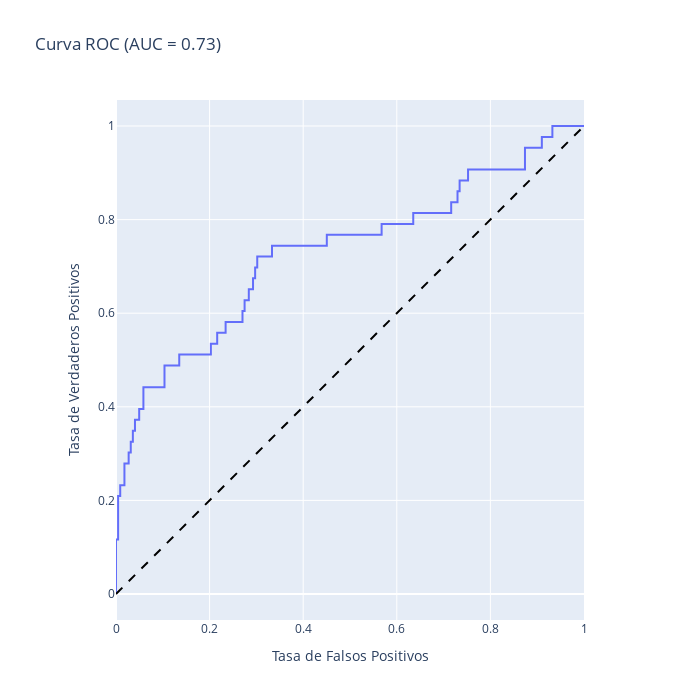

Write notebook code for a chart like this one.
### Code cell
fig, auc_roc = show_auc_roc(model_smote, X_test, y_test)
fig

### Figure 1 — Plotly figure (JSON) as saved in the notebook; plotly's stock layout.template omitted (floating-point values rounded to 4 significant figures)
{"data": [{"hovertemplate": "Tasa de Falsos Positivos=%{x}<br>Tasa de Verdaderos Positivos=%{y}<extra></extra>", "legendgroup": "", "line": {"color": "#636efa", "dash": "solid"}, "marker": {"symbol": "circle"}, "mode": "lines", "name": "", "orientation": "v", "showlegend": false, "type": "scatter", "x": [0.0, 0.0, 0.0, 0.004505, 0.004505, 0.009009, 0.009009, 0.01802, 0.01802, 0.02703, 0.02703, 0.03153, 0.03153, 0.03604, 0.03604, 0.04054, 0.04054, 0.04955, 0.04955, 0.05856, 0.05856, 0.1036, 0.1036, 0.1351, 0.1351, 0.2027, 0.2027, 0.2162, 0.2162, 0.2342, 0.2342, 0.2703, 0.2703, 0.2748, 0.2748, 0.2838, 0.2838, 0.2928, 0.2928, 0.2973, 0.2973, 0.3018, 0.3018, 0.3333, 0.3333, 0.4505, 0.4505, 0.5676, 0.5676, 0.6351, 0.6351, 0.7162, 0.7162, 0.7297, 0.7297, 0.7342, 0.7342, 0.7523, 0.7523, 0.8739, 0.8739, 0.9099, 0.9099, 0.9324, 0.9324, 1.0], "xaxis": "x", "y": [0.0, 0.02326, 0.1163, 0.1163, 0.2093, 0.2093, 0.2326, 0.2326, 0.2791, 0.2791, 0.3023, 0.3023, 0.3256, 0.3256, 0.3488, 0.3488, 0.3721, 0.3721, 0.3953, 0.3953, 0.4419, 0.4419, 0.4884, 0.4884, 0.5116, 0.5116, 0.5349, 0.5349, 0.5581, 0.5581, 0.5814, 0.5814, 0.6047, 0.6047, 0.6279, 0.6279, 0.6512, 0.6512, 0.6744, 0.6744, 0.6977, 0.6977, 0.7209, 0.7209, 0.7442, 0.7442, 0.7674, 0.7674, 0.7907, 0.7907, 0.814, 0.814, 0.8372, 0.8372, 0.8605, 0.8605, 0.8837, 0.8837, 0.907, 0.907, 0.9535, 0.9535, 0.9767, 0.9767, 1.0, 1.0], "yaxis": "y"}], "layout": {"height": 700, "legend": {"tracegroupgap": 0}, "shapes": [{"line": {"color": "black", "dash": "dash"}, "type": "line", "x0": 0, "x1": 1, "y0": 0, "y1": 1}], "title": {"text": "Curva ROC (AUC = 0.73)"}, "width": 700, "xaxis": {"anchor": "y", "constrain": "domain", "domain": [0, 1], "range": [0, 1], "title": {"text": "Tasa de Falsos Positivos"}}, "yaxis": {"anchor": "x", "domain": [0, 1], "scaleanchor": "x", "scaleratio": 1, "title": {"text": "Tasa de Verdaderos Positivos"}}}}
